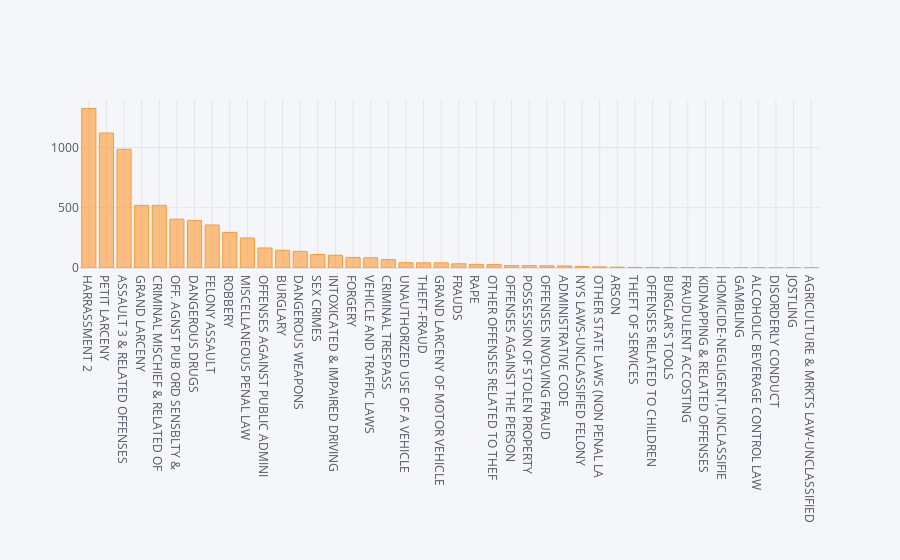

Source (notebook cell):
### Code cell
# Visualize offence categories
ofnscounts = list(complaint_df["ofns_desc"].value_counts())
ofnsCategory = list(complaint_df["ofns_desc"].value_counts().index)
# Nsow make dataframe
data = {'ofnsCategory':ofnsCategory, 'ofnscounts':ofnscounts}
ofnsDF = pd.DataFrame(data)
ofnsDF.iplot(kind='bar',x='ofnsCategory', y='ofnscounts')

### Figure 1 — Plotly figure (JSON) as saved in the notebook; plotly's stock layout.template omitted (floating-point values rounded to 4 significant figures)
{"data": [{"marker": {"color": "rgba(255, 153, 51, 0.6)", "line": {"color": "rgba(255, 153, 51, 1.0)", "width": 1}}, "name": "ofnscounts", "orientation": "v", "text": "", "type": "bar", "x": ["HARRASSMENT 2", "PETIT LARCENY", "ASSAULT 3 & RELATED OFFENSES", "GRAND LARCENY", "CRIMINAL MISCHIEF & RELATED OF", "OFF. AGNST PUB ORD SENSBLTY &", "DANGEROUS DRUGS", "FELONY ASSAULT", "ROBBERY", "MISCELLANEOUS PENAL LAW", "OFFENSES AGAINST PUBLIC ADMINI", "BURGLARY", "DANGEROUS WEAPONS", "SEX CRIMES", "INTOXICATED & IMPAIRED DRIVING", "FORGERY", "VEHICLE AND TRAFFIC LAWS", "CRIMINAL TRESPASS", "UNAUTHORIZED USE OF A VEHICLE", "THEFT-FRAUD", "GRAND LARCENY OF MOTOR VEHICLE", "FRAUDS", "RAPE", "OTHER OFFENSES RELATED TO THEF", "OFFENSES AGAINST THE PERSON", "POSSESSION OF STOLEN PROPERTY", "OFFENSES INVOLVING FRAUD", "ADMINISTRATIVE CODE", "NYS LAWS-UNCLASSIFIED FELONY", "OTHER STATE LAWS (NON PENAL LA", "ARSON", "THEFT OF SERVICES", "OFFENSES RELATED TO CHILDREN", "BURGLAR'S TOOLS", "FRAUDULENT ACCOSTING", "KIDNAPPING & RELATED OFFENSES", "HOMICIDE-NEGLIGENT,UNCLASSIFIE", "GAMBLING", "ALCOHOLIC BEVERAGE CONTROL LAW", "DISORDERLY CONDUCT", "JOSTLING", "AGRICULTURE & MRKTS LAW-UNCLASSIFIED"], "y": [1324, 1120, 985, 520, 520, 405, 395, 357, 295, 249, 166, 147, 138, 112, 106, 88, 85, 70, 44, 43, 43, 35, 30, 28, 20, 20, 18, 17, 12, 9, 7, 5, 4, 4, 3, 2, 2, 2, 1, 1, 1, 1]}], "layout": {"legend": {"bgcolor": "#F5F6F9", "font": {"color": "#4D5663"}}, "paper_bgcolor": "#F5F6F9", "plot_bgcolor": "#F5F6F9", "title": {"font": {"color": "#4D5663"}}, "xaxis": {"gridcolor": "#E1E5ED", "showgrid": true, "tickfont": {"color": "#4D5663"}, "title": {"font": {"color": "#4D5663"}, "text": ""}, "zerolinecolor": "#E1E5ED"}, "yaxis": {"gridcolor": "#E1E5ED", "showgrid": true, "tickfont": {"color": "#4D5663"}, "title": {"font": {"color": "#4D5663"}, "text": ""}, "zerolinecolor": "#E1E5ED"}}}
